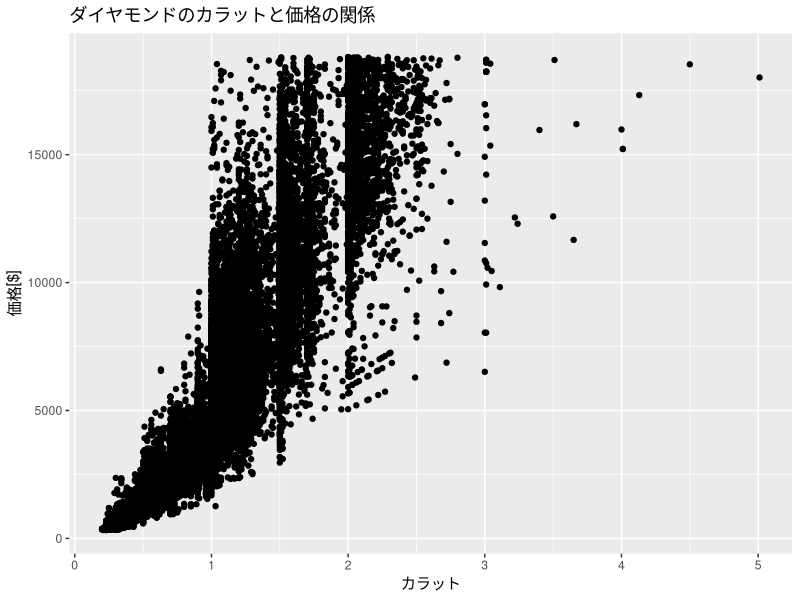
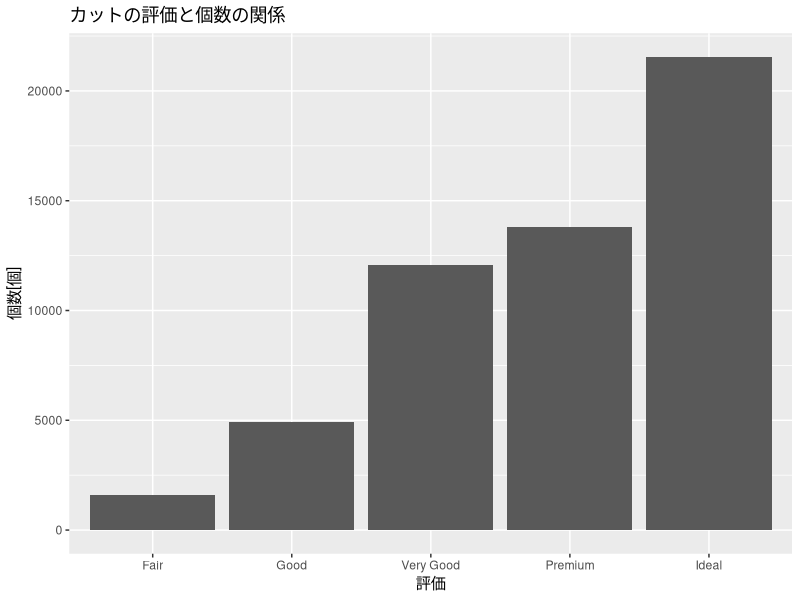
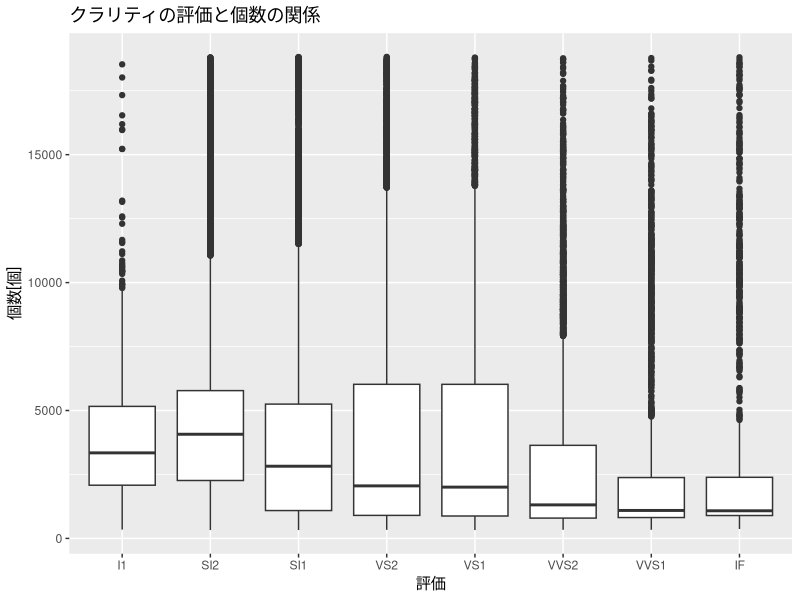
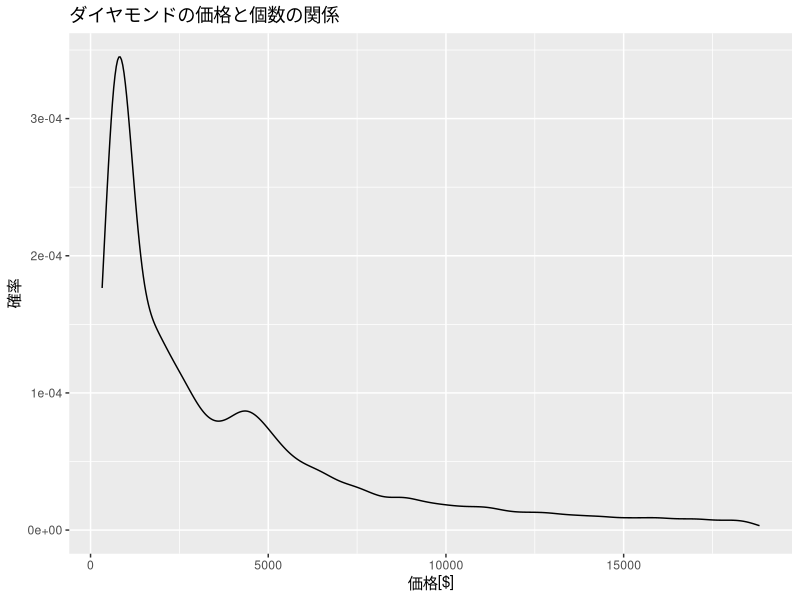
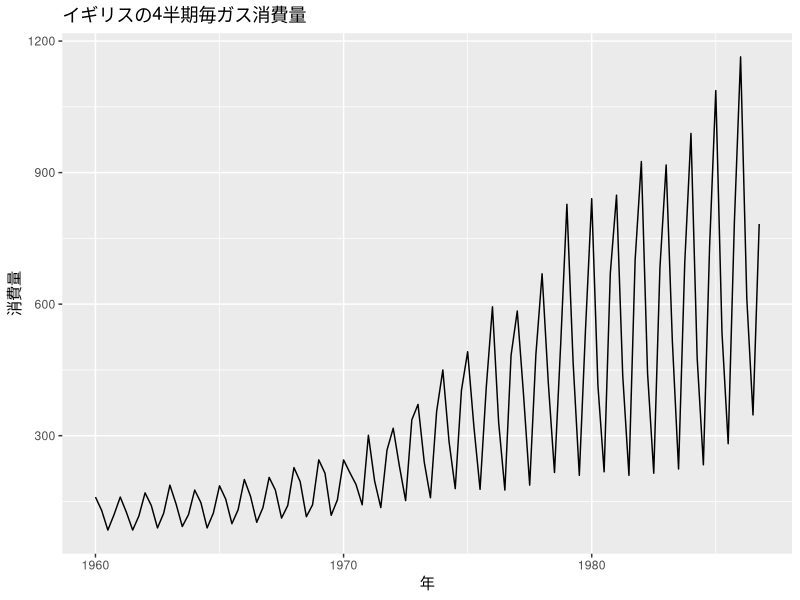
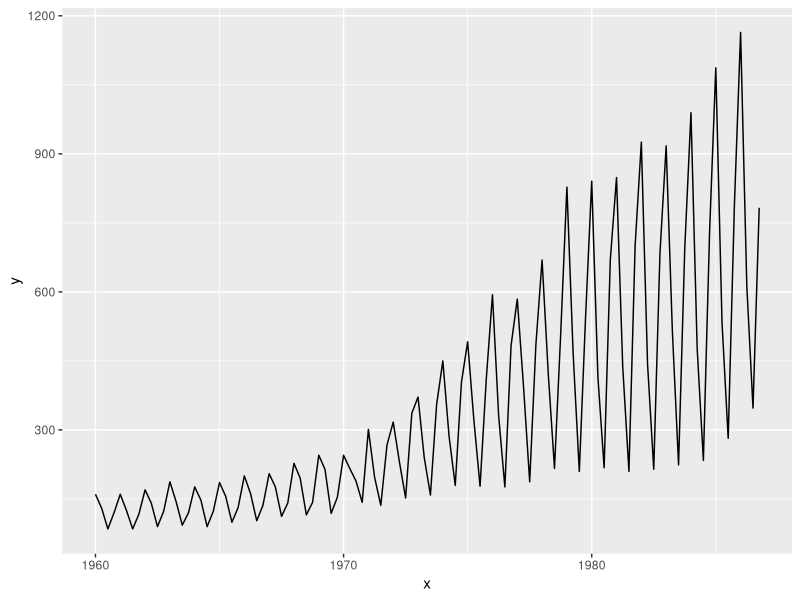
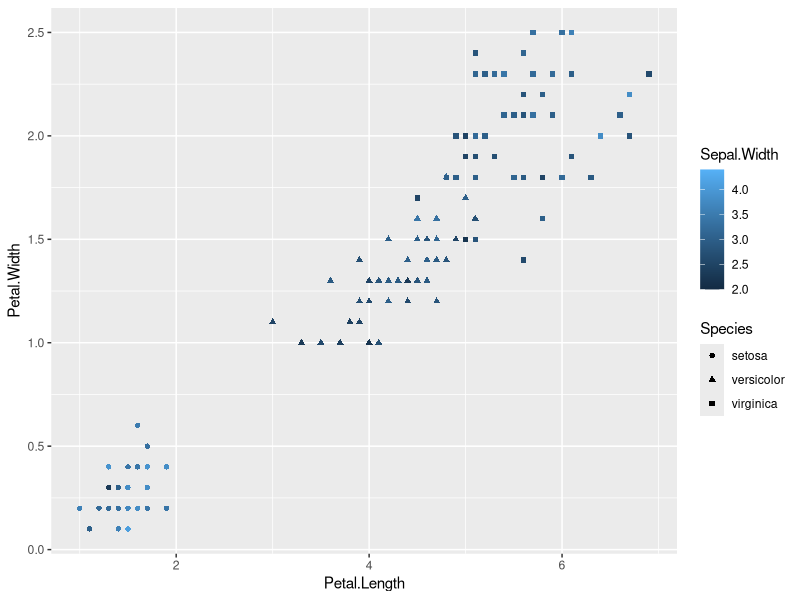
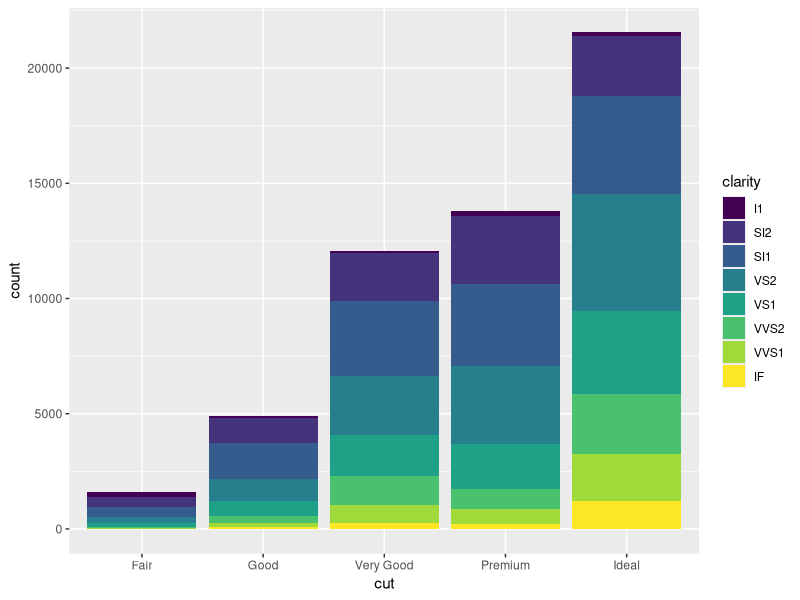

The R script that drew these images, in order: (Note: this script raises an error after producing the figures.)
# モダンなデータ可視化
## ggplot2パッケージによる可視化
install.packages('Rtools', quiet = TRUE)

# ggplot2のインストール
# 依存関係にあるものも含めて必要なパッケージをインストール
install.packages('ggplot2', quiet = TRUE)

# パッケージ読み込み
library(ggplot2)

### 10-1-1 qplot関数

## 10-2 グラフ描画
### 10-2-1 散布図
data(diamonds)
summary(diamonds)

# 文字化けの解消
theme_set(theme_gray(base_family = ''))

# 散布図
#   x: カラット（連続値）
#   y: 価格[USドル]（連続値）

qplot(
  carat,
  price,
  data = diamonds,
  main = 'ダイヤモンドのカラットと価格の関係',
  xlab = 'カラット',
  ylab = '価格[$]'
)


### 10-2-2 棒グラフ
# 棒グラフ
#   x: カットの評価（離散値）
#   y: 個数[個]（連続値）

qplot(
  cut, 
  data = diamonds,
  geom = 'bar',
  main = 'カットの評価と個数の関係',
  xlab = '評価',
  ylab = '個数[個]'
)


# 箱ひげ図
#  x: クラリティの評価（離散値）
#  y: 個数[個]（連続値）

qplot(
  clarity,
  price,
  data = diamonds,
  geom = 'boxplot',
  main = 'クラリティの評価と個数の関係',
  xlab = '評価',
  ylab = '個数[個]'
)

### 10-2-4 ヒストグラム
# ヒストグラム
#  x: 価格[USドル]（連続値）
#  y: 個数[個]（連続値）

qplot(
  price,
  data = diamonds,
  geom = 'density',
  main = 'ダイヤモンドの価格と個数の関係',
  xlab = '価格[$]',
  ylab = '確率'
)


### 10-2-6 折れ線グラフ
# イギリスの四半期毎ガス消費量（時系列型）
data(UKgas)
print(UKgas)
# 時系列型（time series）を通常のベクトルに変換
x <- as.vector(time(UKgas))
y <- as.vector(UKgas)

# 折れ線グラフ
qplot(
  x,
  y,
  geom = 'line',
  main = 'イギリスの4半期毎ガス消費量',
  xlab = '年',
  ylab = '消費量'
)


### 10-2-7 qplot関数のグラフ種類
# コードなし

## 10-3 ggplot関数

###10-3-2 折れ線グラフ
# geom_line関数
ukgas <- data.frame(
  x <- as.vector(time(UKgas)),
  y <- as.vector(UKgas)
)

# 折れ線グラフの作成
g <- ggplot(ukgas, aes(x = x, y = y)) +
  geom_line()
# グラフの描画
print(g)

# 保存
ggsave(file = 'ukgas.png', plot = g, dpi = 100, width = 8.0, height = 8.0)


### 10-3-3 散布図
# アヤメの品種データ
data(iris)
summary(iris)

# 散布図の作成
#   colour: Sepal.Width で色分け
#   shape: Species で色分け
g <- ggplot(iris, aes(x = Petal.Length, y = Petal.Width)) +
  geom_point(aes(colour = Sepal.Width, shape = Species))

# グラフの描画
print(g)


### 10-3-4 棒グラフ
# 棒グラフの作成（積み上げ）
ggplot(diamonds, aes(cut)) +
  geom_bar(aes(fill = clarity))
# グラフの描画
print(g)

# 棒グラフの作成（要素別）
#  fill: clarityで色分け
g <- ggplot(diamonds, aes(cut)) +
  geom_bar(position = 'dodge', aes(fill = clarity))

# グラフの描画
print(g)

### 10-3-5 その他のグラフ
# コードなし

## 10-4 ggplot2のグラフ調整用関数
### 10-4-1 回帰曲線の追加
# 散布図 + 回帰直線の作成
g <- ggplot(iris, aes(x = Petal.Length, y = Petal.Width)) +
  geom_point() +
  geom_smooth(method = lm, se = TRUE)

# グラフの描画
print(g)

# 散布図 + 回帰直線の作成
g <- ggplot(iris, aes(x = Petal.Length, y = Petal.Width)) +
    geom_point() +
    geom_abline(intercept = -0.3631, slope = 0.4158)

# グラフの描画
print(g)


# 散布図 + 水平線・垂直線の作成
g <- ggplot(iris, aes(x = Petal.Length, y = Petal.Width)) +
    geom_point() +
    geom_hline(yintercept = 0.75) +
    geom_vline(xintercept = 2.5)

# グラフの描画
print(g)

### 10-4-2 背景の変更
# グレーの背景、枠線なし、白のグリッドライン。デフォルト
g <- ggplot(iris, aes(x = Petal.Length, y = Petal.Width)) +
    geom_point(aes(colour = Sepal.Width, shape = Species)) +
    theme_gray()

# グラフの描画
print(g)

# 白の背景、細い黒の枠線、グレーのグリッドライン
g <- ggplot(iris, aes(x = Petal.Length, y = Petal.Width)) +
    geom_point(aes(colour = Sepal.Width, shape = Species)) +
    theme_bw()

# グラフの描画
print(g)

# 白の背景、黒の枠線、グレーのグリッドライン
g <- ggplot(iris, aes(x = Petal.Length, y = Petal.Width)) +
    geom_point(aes(colour = Sepal.Width, shape = Species)) +
    theme_linedraw()

# グラフの描画
print(g)

# 白の背景、薄い黒の枠線、薄いグレーのグリッドライン
g <- ggplot(iris, aes(x = Petal.Length, y = Petal.Width)) +
    geom_point(aes(colour = Sepal.Width, shape = Species)) +
    theme_light()

# グラフの描画
print(g)

# 枠線なしの theme_minimal()
g <- ggplot(iris, aes(x = Petal.Length, y = Petal.Width)) +
    geom_point(aes(colour = Sepal.Width, shape = Species)) +
    theme_minimal()

# グラフの描画
print(g)


# 背景なし、L字の黒の枠線、グリッドラインなし
g <- ggplot(iris, aes(x = Petal.Length, y = Petal.Width)) +
    geom_point(aes(colour = Sepal.Width, shape = Species)) +
    theme_classic()

# グラフの描画
print(g)


### 10-4-3 タイトルとラベルの設定
# タイトルとラベルの設定
#   日本語を使う場合 base_family に次の値を設定
#       Windows: 'Meiryo'
#       Mac: 'Osaka'
#       Linux: システムにインストール済みの日本語フォント

g <- ggplot(iris, aes(x = Petal.Length, y = Petal.Width)) +
    geom_point(aes(color = Sepal.Width, shape = Species)) +
    theme_bw(base_family = '') +
    ggtitle('タイトル') +
    xlab('X 軸') +
    ylab('Y 軸') +
    labs(colours = '色') +
    labs(shape = '形')

# グラフの描画
print(g)


### 10-4-4 凡例の位置の変更

# 右側、デフォルト
g <- ggplot(iris, aes(x = Petal.Length, y = Petal.Width)) +
    geom_point(aes(color = Sepal.Width, shape = Species)) +
    theme_bw() +
    theme(legend.position = 'right')

# グラフの描画
print(g)

# 凡例なし
g <- ggplot(iris, aes(x = Petal.Length, y = Petal.Width)) +
    geom_point(aes(color = Sepal.Width, shape = Species)) +
    theme_bw() +
    theme(legend.position = 'none')

# グラフの描画
print(g)


### 10-4-5 軸の変換
# 軸の変換
# 依存関係にあるものも含めて必要なパッケージをインストール

# install.packages('scales', quiet = TRUE)
library(scales)

# x, y軸を対数軸（log10）に変換
g <- ggplot(data = diamonds) +
    geom_point(aes(carat, price)) +
    theme_bw() +
    scale_x_log10() +
    scale_y_log10()

# グラフの描画
print(g)


# x,y軸を平方根で変換
g <- ggplot(data = diamonds) +
    geom_point(aes(carat, price)) +
    theme_bw() +
    scale_x_sqrt() +
    scale_y_sqrt()

# グラフの描画
print(g)


# x, y軸を正負反転
g <- ggplot(data = diamonds) +
    geom_point(aes(carat, price)) +
    theme_bw() +
    scale_x_reverse() +
    scale_y_reverse()

# グラフの描画
print(g)


### 10-4-6 目盛りの変更
# 目盛りの変更
#   x軸: 1 => 'a', 2 => 'b', ... という目盛りに変更
#
# 上限の変更
#   y軸: 0 ~ 10000 の範囲に変更

g <- ggplot(data = diamonds) +
    geom_point(aes(carat, price)) +
    theme_bw() +
    scale_x_continuous(
        breaks = seq(1, 5, by = 1),
        labels = c('a', 'b', 'c', 'd', 'e')
    ) +
    ylim(0, 10000)

# グラフの描画
print(g)


# y軸についてカンマ区切りに変更
g <- ggplot(data = diamonds) +
    geom_point(aes(carat, price)) +
    theme_bw() +
    scale_y_continuous(labels = comma)

# グラフの描画
print(g)


### 10-4-7 数値の表示
# データの加工
ukgas <-  data.frame(
    x = as.vector(time(UKgas))[1: 10],
    y = as.vector(UKgas)[1: 10]
)

# グラフの作成
g <- ggplot(ukgas, aes(x = x, y = y)) +
    geom_bar(stat = 'identity') +
    geom_text(aes(label = y), vjust = -0.2)

# グラフの描画
print(g)


## 10-5 latticeパッケージによる可視化

# latticeのインストール
# 依存関係にあるものも含めて必要なパッケージをインストール

install.packages('lattice', quiet = TRUE)
library(lattice)


### 10-5-1 散布図
# 2次元散布図
xyplot(
    Sepal.Length ~ Sepal.Width,
    data = iris,
    groups = Species,
    auto.key = list(points = FALSE, rectangles = TRUE, space = 'right')
)

# 3次元散布図
cloud(
    Sepal.Length ~ Sepal.Width * Petal.Length,
    data = iris,
    groups = Species,
    auto.key = list(points = FALSE, rectangles = TRUE, space = 'right ')
)


### 10-5-2 等高線（controurplot）
# 等高線
#   row（1～87), column(1 ~ 61): 座標
#   volcano[row, column]: 標高
data("volcano")

contourplot(
    volcano,
    main = list(label = 'volcano'),
    xlab = list(label = 'x軸'),
    ylab = list(label = 'y軸')
)

### 10-5-3 ヒートマップ
# ヒートマップ
levelplot(
    volcano,
    main = list(label = 'volcano'),
    xlab = list(label = 'x軸'),
    ylab = list(label = 'y軸')
)

windowsFonts()

### 10-5-4 3次元ワイヤーフレーム（wireframe）
wireframe(
    volcano,
    shade = TRUE,
    aspect = c(0.5, 0.5),
    light.source = c(10, 0, 10)
)


### 10-5-5 ドットプロット
dotplot(
    carat ~ cut,
    data = diamonds,
    auto.key = list(points = FALSE, rectangles = TRUE, space = 'right')
)


### 10-5-6 平行座標プロット
parallelplot(
    ~ iris[1:4] | Species,
    data = iris
)
